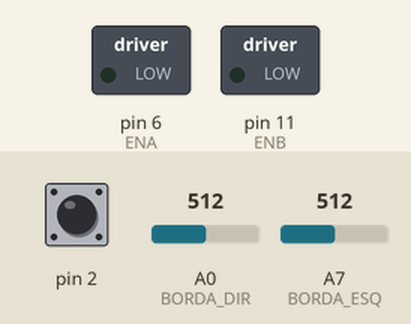
A sketch run on a simulated Arduino Nano, built with avr-gcc and run on an emulated ATmega328P. Shown: switched loads named in the sketch (green lamp = pin HIGH). The test bench sets the inputs (shaded band); at power-on: pin 2 HIGH, A0 (BORDA_DIR) = 512, A7 (BORDA_ESQ) = 512.

Above: at 0.8 s.
0.9 s: pin 2 pulled LOW for 0.15 s
At 6.9 s:
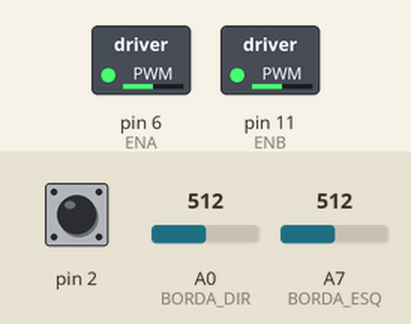
Timing chart, 0 to 8.4 s (numbered marks = the images above; inputs shaded):
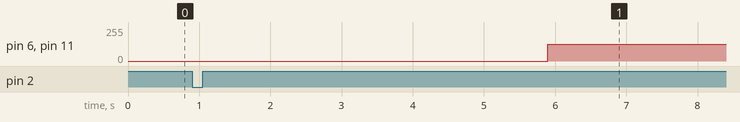

The sketch:

sumo_machine_state.ino
```cpp
#define ENA 6
#define IN1 7 // Positivo do motor esquerdo
#define IN2 8
// Motor direito
#define IN3 9     // Positivo motor direito
#define IN4 10
#define ENB 11
#define BORDA_ESQ A7
#define BORDA_DIR A0
#define LIMIAR_BORDA 400
int state_pointer;
int temp_init, temp_atual, delta;
enum States {Initialize, Go_ahead, Detect_border, Go_back, Search};
char Direction;

void setup() {
  pinMode(2, INPUT_PULLUP);
  while (digitalRead(2) != 0)
  {
    state_pointer = Initialize;
  }
  temp_init = millis();
}

void loop() {
  switch (state_pointer)
  {
    case Initialize:
      Conta_5s();
      break;

    case Go_ahead:
      praFrente(50, Direction);
      state_pointer = Detect_border;
      break;

    case Search:
      state_pointer = Detect_border;
      break;

    case Detect_border:
      verificaBorda();
      break;

    case Go_back:
      verificaBorda();
      break;

    default:
      break;
  }
}

void curva(int nivel, int vel, char lado)
{
    int desnivel = vel - nivel;

    if(lado == 'E')
    {
        praFrente(vel, 'D');
        praFrente(desnivel, 'E');
    }
    else
    {
        praFrente(vel, 'E');
        praFrente(desnivel, 'D');
    }

}

void Conta_5s()
{
  temp_atual = millis();
  delta = temp_atual - temp_init;
  if (delta >= 5000)
  {
    Direction = 'T';
    state_pointer = Go_ahead;
  }
}

int prct(int perc)
{
    int pwm = map(perc, 0, 100, 0, 255);
    return pwm;
}

void praFrente(int velocidade, char qual)
{
  velocidade = prct(velocidade);

    if(qual == 'D')
    {
        // Velocidade
        analogWrite(ENB, velocidade);

        // Motor direito
        digitalWrite(IN3, HIGH);
        digitalWrite(IN4, LOW);
    }
    else if(qual == 'E')
    {
        // Velocidade
        analogWrite(ENA, velocidade);

        // Motor esquerdo
        digitalWrite(IN1, LOW);
        digitalWrite(IN2, HIGH);
    }
    else
    {
        // Velocidade
        analogWrite(ENA, velocidade);
        analogWrite(ENB, velocidade);

        // Motor esquerdo
        digitalWrite(IN1, LOW);
        digitalWrite(IN2, HIGH);

        // Motor direito
        digitalWrite(IN3, HIGH);
        digitalWrite(IN4, LOW);
    }

}

void verificaBorda()
{
    int bordaD = analogRead(BORDA_DIR);
    int bordaE = analogRead(BORDA_ESQ);

    Serial.print(bordaD); Serial.print("\t");
    Serial.println(bordaE);

    if( (bordaD <= LIMIAR_BORDA) && (bordaE <= LIMIAR_BORDA) )
    {
        Direction = 'T';
        state_pointer = Go_back;
    }
    else if(bordaD <= LIMIAR_BORDA)
    {
        Direction = 'E';
        state_pointer = Go_ahead;
    }
     else if(bordaE <= LIMIAR_BORDA)
    {
        Direction = 'D';
        state_pointer = Go_ahead;
    }
    else
    {
        state_pointer = Search;
    }

}

void praTras(int velocidade, char qual)
{
    velocidade = prct(velocidade);

    if(qual == 'D')
    {
        // Velocidade
        analogWrite(ENB, velocidade);

        // Motor direito
        digitalWrite(IN3, LOW);
        digitalWrite(IN4, HIGH);
    }
    else if(qual == 'E')
    {
        // Velocidade
        analogWrite(ENA, velocidade);

        // Motor esquerdo
        digitalWrite(IN1, HIGH);
        digitalWrite(IN2, LOW);
    }
    else
    {
        // Velocidade
        analogWrite(ENA, velocidade);
        analogWrite(ENB, velocidade);

        // Motor esquerdo
        digitalWrite(IN1, HIGH);
        digitalWrite(IN2, LOW);

        // Motor direito
        digitalWrite(IN3, LOW);
        digitalWrite(IN4, HIGH);
    }

}
```

Measured:
- after the input at 0.9 s, pin 6 (ENA), pin 11 (ENB): 0/255 → 127/255 after 5.0 s
